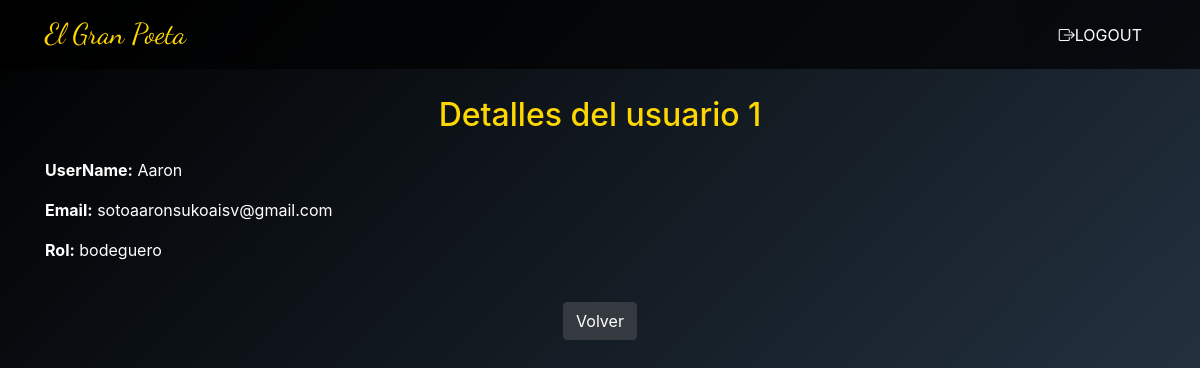
Page /users/DetailUsuarios/1 on the committed database.
### Libros/models.py (models this page shows)
class Users(models.Model):
    username = models.CharField(max_length=100)
    email = models.EmailField(unique=True)
    password = models.CharField(max_length=100)
    rol = models.CharField(max_length=100)

### Usuarios/views.py (the view)
# urls.py: path('DetailUsuarios/<int:pk>', UsuarioDetailView.as_view(), name = 'userDetail')
class UsuarioDetailView(DetailView):
    model = Users
    template_name = 'Usuarios/userDetail.html'
    context_object_name = 'usuario'

### Usuarios/templates/Usuarios/userDetail.html
{% extends 'Libreria/Base_modulos.html' %}
{% block content %}
<div class="text-white">
    {% if usuario %}
    <h2 class="text-center mb-4 font-family: 'Lora', serif;">Detalles del usuario {{ usuario.id }}</h2>
    <div class="row">
        <div class="col-md-8">
            <p><b>UserName:</b> {{ usuario.username}}</p>
            <p><b>Email:</b> {{ usuario.email }}</p>
            <p><b>Rol:</b> {{usuario.rol}}</p>
        </div>
    </div>
    {% else %}
    <h2 class="text-center text-danger">usuario no encontrado</h2>
    {% endif %}
</div>
<div class="text-center mt-4">
    <a class="btn btn-dark" href="{% url 'userList' %}">Volver</a>
</div>
{% endblock %}

### Libreria/static/Libreria/css/style_base_libros.css (style rules this page uses)
body { background: linear-gradient(135deg, #000000 0%, #2C3E50 100%); min-height: 100vh; display: flex; flex-direction: column; }

### Editoriales/static/Editoriales/css/formStyle.css (style rules this page uses)
h2 { color: #ffd700; }

### rows in the picture
Users: id "1", username "Aaron", email "sotoaaronsukoaisv@gmail.com", rol "bodeguero"
